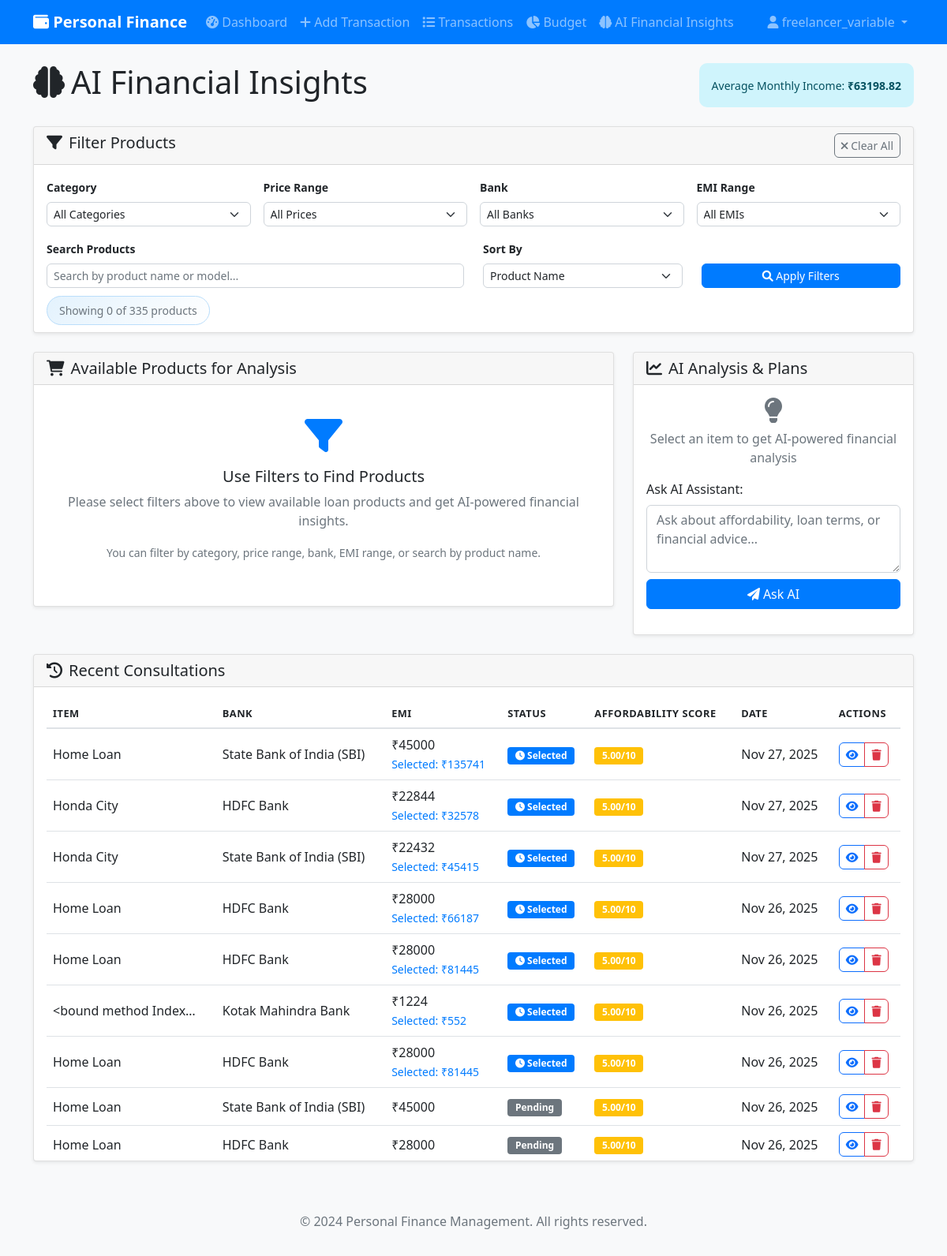
/user/ai-financial-insights/ (signed in), run on an earlier commit of the app's database.
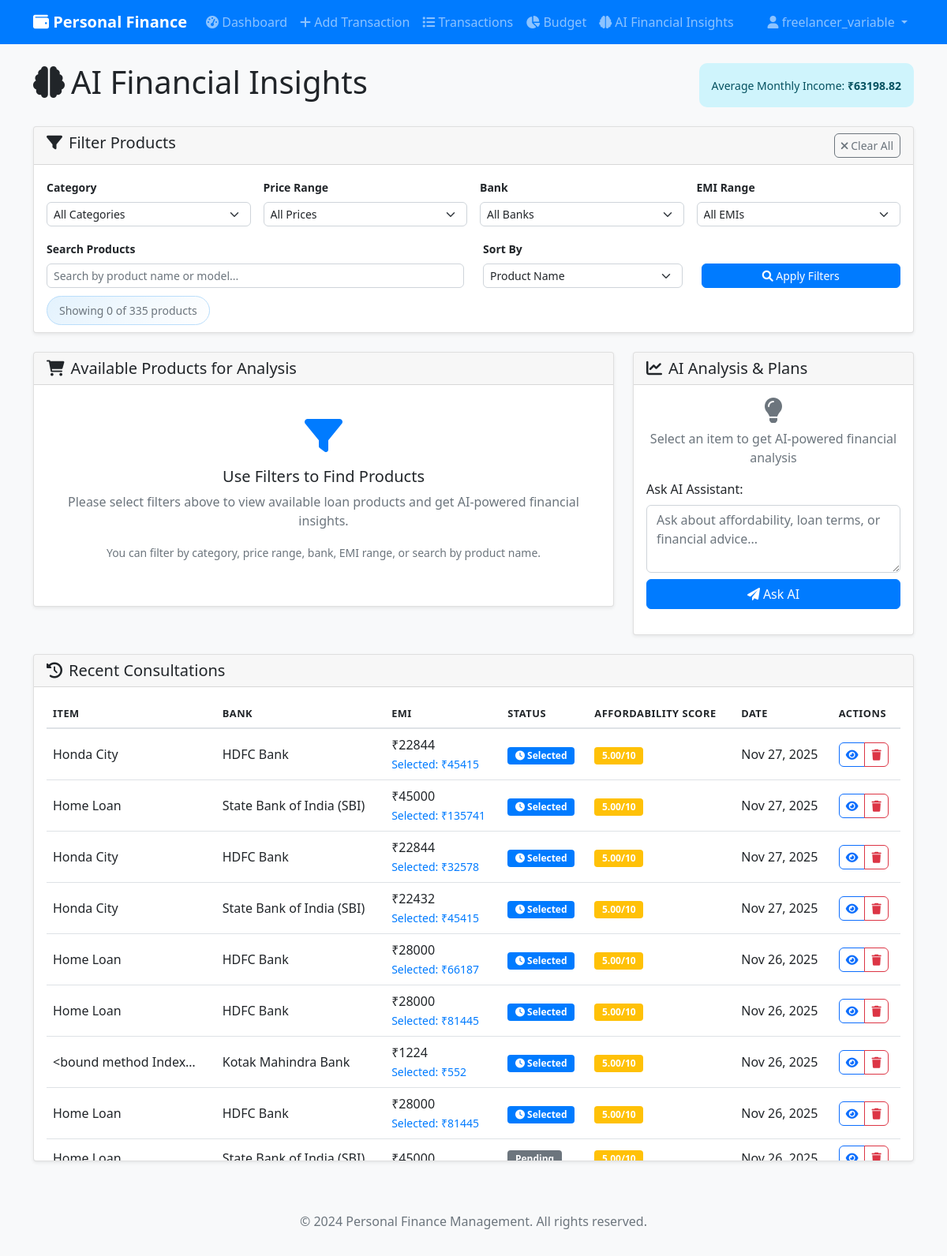
And on a later commit of the database.
### user/models.py (models this page shows, shortened)
class AIConsultation(models.Model):
    user = models.ForeignKey(User, on_delete=models.CASCADE)
    selected_item = models.ForeignKey(LoanProduct, on_delete=models.CASCADE, null=True, blank=True)
    user_income = models.DecimalField(max_digits=10, decimal_places=2)
    ai_recommendation = models.TextField()
    affordability_score = models.DecimalField(max_digits=5, decimal_places=2)
    recommended_banks = models.JSONField()  # Store list of recommended banks
    risk_assessment = models.TextField()
    fallback_item_data = models.JSONField(blank=True, null=True)  # Store fallback product details
    selected_plan = models.JSONField(blank=True, null=True)  # Store selected plan details
    activated_plan = models.BooleanField(default=False)  # Track if plan is activated
    plan_start_date = models.DateField(blank=True, null=True)  # When plan was activated
    plan_end_date = models.DateField(blank=True, null=True)  # When plan will end
    monthly_tracking_active = models.BooleanField(default=False)  # If monthly tracking is enabled
    conversation_context = models.JSONField(default=dict, blank=True, null=True)  # Store conversation state
    created_at = models.DateTimeField(auto_now_add=True)
    updated_at = models.DateTimeField(auto_now=True)
    class Meta:
        ordering = ['-created_at']

class LoanProduct(models.Model):
    CATEGORIES = [
        ('two_wheeler', 'Two Wheeler'),
        ('four_wheeler', 'Four Wheeler'),
        ('electronics', 'Electronics'),
        ('home_loan', 'Home Loan'),
        ('personal_loan', 'Personal Loan'),
        ('gold_loan', 'Gold Loan'),
    ]
    item_id = models.CharField(max_length=20)  # Bank identifier
    category = models.CharField(max_length=20, choices=CATEGORIES)
    model_name = models.CharField(max_length=100)
    price = models.DecimalField(max_digits=12, decimal_places=2)
    emi = models.DecimalField(max_digits=10, decimal_places=2)
    bank_name = models.CharField(max_length=100)
    interest_rate = models.DecimalField(max_digits=5, decimal_places=2)
    tenure_months = models.IntegerField()

### user/views.py (the view)
# urls.py: path('ai-financial-insights/', views.ai_financial_insights, name='ai_financial_insights'),
@login_required
def ai_financial_insights(request):
    six_months_ago = datetime.now() - timedelta(days=180)
    income_transactions = Transaction.objects.filter(
        user=request.user,
        transaction_type='income',
        date__gte=six_months_ago
    ).order_by('-date')
    monthly_income = {}
    for transaction in income_transactions:
        month_key = f"{transaction.date.year}-{transaction.date.month}"
        if month_key not in monthly_income:
            monthly_income[month_key] = 0
        monthly_income[month_key] += float(transaction.amount)
    average_monthly_income = sum(monthly_income.values()) / len(monthly_income) if monthly_income else 0
    loan_products = LoanProduct.objects.all()
    consultations = AIConsultation.objects.filter(user=request.user).order_by('-created_at')[:10]
    context = {
        'average_monthly_income': average_monthly_income,
        'loan_products': loan_products,
        'consultations': consultations,
        'monthly_income_data': json.dumps(monthly_income)
    }
    return render(request, 'user/ai_financial_insights.html', context)

### templates/user/ai_financial_insights.html (shortened to what the changed rows need)
{% extends 'base.html' %}
{% block content %}
<div class="row">
    <div class="col-12">
        <div class="d-flex justify-content-between align-items-center mb-4">
            <h1><i class="fas fa-brain me-2"></i>AI Financial Insights</h1>
        </div>
    </div>
</div>
<div class="row mt-4">
    <div class="col-12">
        <div class="card">
            <div class="card-body" style="max-height: 600px; overflow-y: auto;">
                {% if consultations %}
                <div class="table-responsive">
                    <table class="table table-hover">
                        <thead>
                            <tr>
                                <th>Item</th>
                                <th>Bank</th>
                                <th>EMI</th>
                                <th>Status</th>
                                <th>Affordability Score</th>
                                <th>Date</th>
                                <th>Actions</th>
                            </tr>
                        </thead>
                        <tbody>
                            {% for consultation in consultations %}
                            <tr>
                                <td>
                                    {% if consultation.selected_item %}
                                        {{ consultation.selected_item.model_name|truncatechars:20 }}
                                    {% else %}
                                        {{ consultation.fallback_item_data.model_name|truncatechars:20 }}
                                    {% endif %}
                                </td>
                                <td>
                                    {% if consultation.selected_item %}
                                        {{ consultation.selected_item.bank_name }}
                                    {% else %}
                                        {{ consultation.fallback_item_data.bank_name }}
                                    {% endif %}
                                </td>
                                <td>
                                    {% if consultation.selected_item %}
                                        ₹{{ consultation.selected_item.emi|floatformat:0 }}
                                    {% else %}
                                        ₹{{ consultation.fallback_item_data.emi|floatformat:0 }}
                                    {% endif %}
                                    {% if consultation.selected_plan and consultation.selected_plan.emi %}
                                    <br><small class="text-primary">Selected: ₹{{ consultation.selected_plan.emi|floatformat:0 }}</small>
                                    {% endif %}
                                </td>
                                <td>
                                    {% if consultation.activated_plan %}
                                    <span class="badge bg-success"><i class="fas fa-check"></i> Activated</span>
                                    {% elif consultation.selected_plan %}
                                    <span class="badge bg-primary"><i class="fas fa-clock"></i> Selected</span>
                                    {% else %}
                                    <span class="badge bg-secondary">Pending</span>
                                    {% endif %}
                                </td>
                                <td>
                                    <span class="badge {% if consultation.affordability_score >= 7 %}bg-success{% elif consultation.affordability_score >= 5 %}bg-warning{% else %}bg-danger{% endif %}">
                                        {{ consultation.affordability_score }}/10
                                    </span>
                                </td>
                                <td>{{ consultation.created_at|date:"M d, Y" }}</td>
                                <td>
                                    <div class="btn-group" role="group">
                                        <button class="btn btn-sm btn-outline-primary view-consultation"
                                                data-consultation-id="{{ consultation.id }}"
                                                title="View Details">
                                            <i class="fas fa-eye"></i>
                                        </button>
                                        {% if not consultation.activated_plan %}
                                        <button class="btn btn-sm btn-outline-danger delete-consultation"
                                                data-consultation-id="{{ consultation.id }}"
                                                title="Delete Consultation">
                                            <i class="fas fa-trash"></i>
                                        </button>
                                        {% endif %}
                                    </div>
                                </td>
                            </tr>
                            {% endfor %}
                        </tbody>
                    </table>
                </div>
                {% else %}
                <div class="text-center py-4">
                    <i class="fas fa-history fa-3x text-muted mb-3"></i>
                    <p class="text-muted">No consultation history yet. Start by selecting an item above!</p>
                </div>
                {% endif %}
            </div>
        </div>
    </div>
</div>
{% endblock %}

What changed in the data, as far as the page shows it:
no longer on this page (row unchanged): AIConsultation: selected_item.model_name "Home Loan", selected_item.bank_name "HDFC Bank", selected_item.emi "28000", activated_plan "Pending", affordability_score "5.00", created_at "Nov 26, 2025"
added AIConsultation: selected_item.model_name "Honda City", selected_item.bank_name "HDFC Bank", selected_item.emi "22844", selected_plan.emi "45415", activated_plan False (drawn), affordability_score "5.00", created_at "Nov 27, 2025"
